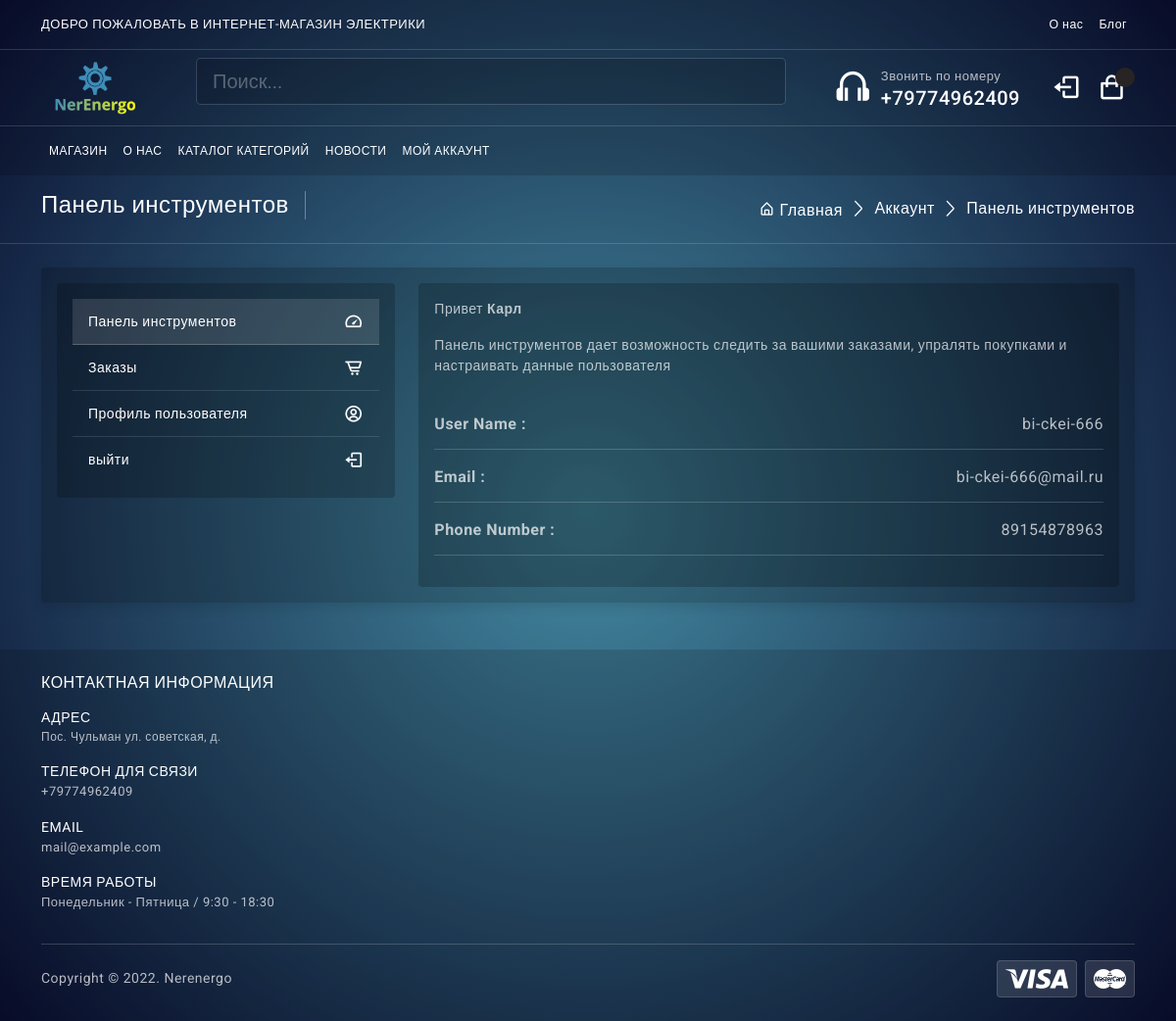
/account/ (signed in), run on the app's committed database.
### accounts/models.py (models this page shows, shortened)
class Account(AbstractBaseUser):
    first_name = models.CharField(max_length=50)
    last_name = models.CharField(max_length=50)
    username = models.CharField(max_length=50, unique=True)
    email = models.EmailField(max_length=100, unique=True)
    Phone_number = models.CharField(max_length=50)
    is_admin = models.BooleanField(default=False)
    is_staff = models.BooleanField(default=False)
    is_active = models.BooleanField(default=False)
    is_superadmin = models.BooleanField(default=False)
    date_joined_for_format = models.DateTimeField(auto_now_add=True)
    last_login_for_format  = models.DateTimeField(auto_now_add=True)
    USERNAME_FIELD = 'email'
    REQUIRED_FIELDS = ['username', 'first_name', 'last_name']
    objects = AccountManger()

### accounts/views.py (the view)
# urls.py: path('', views.dashboard, name='dashboardd'),
@login_required(login_url = 'accounts:sing_in')
def dashboard(request):
    orders = Order.objects.order_by('-created_at').filter(user_id=request.user.id, is_ordered=True)
    profile = UserProfile.objects.get(user_id=request.user.id)
    orders_count = orders.count()
    context = {
        'orders_count':orders_count,
        'profile':profile,
    }
    return render(request, 'mainapp/dashboard.html', context)

### mainapp/templates/mainapp/dashboard.html (shortened to what this page needs)
{% extends 'mainapp/index.html' %}
{% block content %}
<section class="py-3 border-bottom d-none d-md-flex">
	<div class="container">
		<div class="page-breadcrumb d-flex align-items-center">
			<h3 class="breadcrumb-title pe-3">Панель инструментов</h3>
			<div class="ms-auto">
				<nav aria-label="breadcrumb">
					<ol class="breadcrumb mb-0 p-0">
						<li class="breadcrumb-item"><a href="{% url 'mainapp:index.html' %}"><i class="bx bx-home-alt"></i> Главная</a>
										</li>
						<li class="breadcrumb-item"><a href="{% url 'accounts:dashboard' %}">Аккаунт</a>
										</li>
						<li class="breadcrumb-item active" aria-current="page">Панель инструментов</li>
					</ol>
				</nav>
			</div>
		</div>
	</div>
</section>
				<section class="py-4">
					<div class="container">
						<div class="card">
							<div class="card-body">
								<div class="row">
									<div class="col-lg-4">
										<div class="card shadow-none mb-3 mb-lg-0">
											<div class="card-body">
												<div class="list-group list-group-flush">	<a href="{% url 'accounts:dashboard' %}" class="list-group-item active d-flex justify-content-between align-items-center">Панель инструментов <i class='bx bx-tachometer fs-5'></i></a>
													<a href="account-orders.html" class="list-group-item d-flex justify-content-between align-items-center bg-transparent">Заказы <i class='bx bx-cart-alt fs-5'></i></a>
													<a href="{% url 'accounts:profile' %}" class="list-group-item d-flex justify-content-between align-items-center bg-transparent">Профиль пользователя<i class='bx bx-user-circle fs-5'></i></a>
													<a href="{% url 'accounts:logout' %}" class="list-group-item d-flex justify-content-between align-items-center bg-transparent">выйти<i class='bx bx-log-out fs-5'></i></a>
												</div>
											</div>
										</div>
									</div>
									<div class="col-lg-8">
										<div class="card shadow-none mb-0">
											<div class="card-body">
												<p>Привет <strong>{{user.first_name | title}}</strong>
												<p>Панель инструментов дает возможность следить за вашими заказами, упралять покупками и настраивать данные пользователя</p>
												<br>
			                                    <p style="font-size:16px;" class="mb-0"><span style="float:left"><b>User Name :</b></span> <span style="float:right">{{user.username}}</span></p><br><hr>
			                                    <p style="font-size:16px;" class="mb-0"><span style="float:left"><b>Email :</b></span> <span style="float:right">{{user.email}}</span></p><br><hr>
			                                    <p style="font-size:16px;" class="mb-0"><span style="float:left"><b>Phone Number :</b></span> <span style="float:right">{{user.Phone_number}}</span></p><br><hr>
											</div>
										</div>
									</div>
								</div>
							</div>
						</div>
					</div>
				</section>
{% endblock content %}

### static/mainapp/css/app.css (style rules this page uses)
body { background-image: radial-gradient(circle, rgba(80,163,191,1)0%, rgba(11,16,55,1)100%); font-size: 14px; letter-spacing: .5px; font-family: Roboto, sans-serif; }
a { text-decoration: none }
.breadcrumb-title { font-size: 24px; border-right: 1.5px solid rgb(255 255 255 / 34%); color: #fff; }
.page-breadcrumb .breadcrumb li.breadcrumb-item { font-size: 16px }
.page-breadcrumb .breadcrumb-item+.breadcrumb-item::before { display: inline-block; padding-right: .5rem; color: #ffffff; font-family: LineIcons; content: "\ea5c" }

### data on the page
Account: first_name "Карл", username "bi-ckei-666", email "bi-ckei-666@mail.ru", Phone_number "89154878963"
